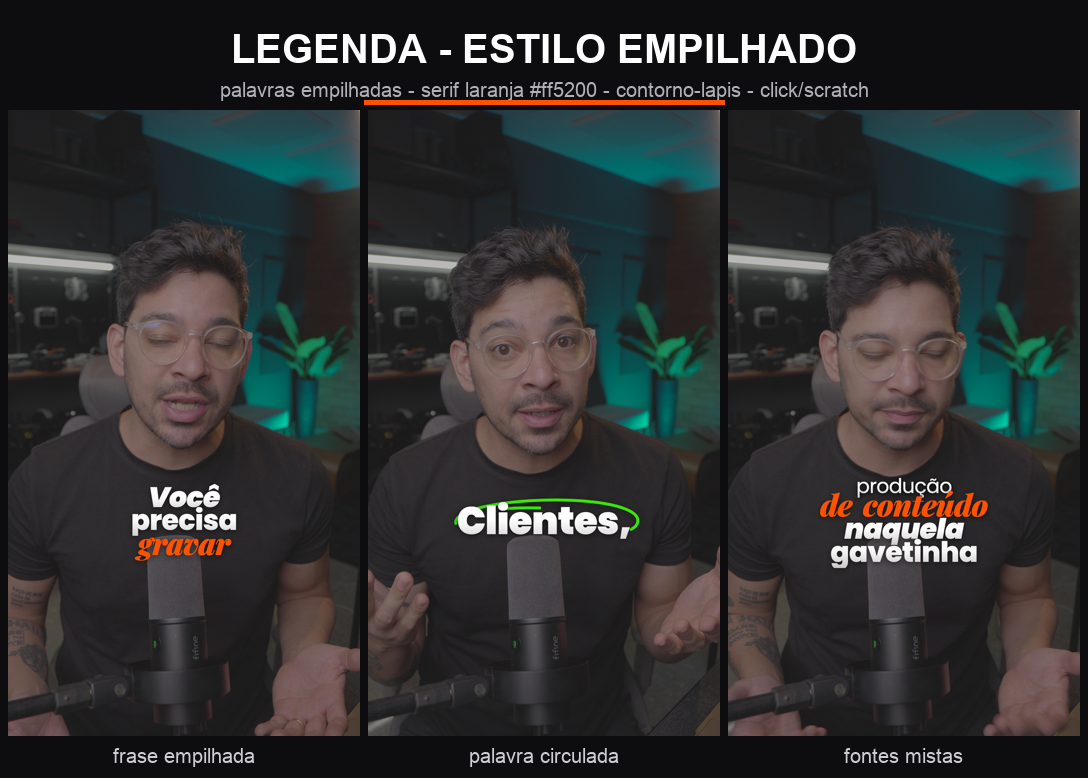
#> input picture assets/shortform/caption-styles/stacked.png, 1088 x 778 px
$ python -i color_pipeline.py   (imports and definitions only)   (older library calls are emulated)
#> lines starting #> are read from the running program, lines starting #| are printed output that depends on the picture
"""Per-take colour pipeline for multi-take edits shot in mixed / LOW light.

One look on top of unmatched takes amplifies their differences (one take noisy
and dark, the next warm and bright). This measures every take, CORRECTS it
toward a reference, then applies one shared look — the order a colourist works:

  1. denoise    hqdn3d, strength from the measured noise (luma + stronger chroma;
                temporal, which is where low-light grain is removed best)
  2. balance    neutral pixels (low saturation, mid-high luma: floors, walls,
                ceilings) pulled to grey by per-channel gains (--wb-strength)
  3. exposure   one monotone curve (pchip): black point → 0.02, the take's
                median → toward the reference median (--match), white point →
                0.94 with a soft shoulder above (headlights/reflections roll off
                instead of clipping)
  4. look       the shared creative grade (--look, a spaceless ffmpeg chain)
  5. clarity    mid-radius unsharp after the denoise (detail without grain)

Writes graded takes (same names) into --out, a before/after sheet (one frame
per take: top = in, bottom = out) and a JSON report with the spread of take
medians and the noise before/after — the numbers that say "the takes match".

Usage:
  python helpers/color_pipeline.py takes/*.mp4 --out graded/ --ref takes/hero.mp4 \
      --look "eq=contrast=1.14:brightness=-0.035:saturation=1.08,colorbalance=bs=0.06:bm=0.025:rh=0.025"
"""
from __future__ import annotations

import sys as _sys
# [5 lines not run here, left out]

import argparse
import json
import subprocess
from concurrent.futures import ThreadPoolExecutor
from pathlib import Path

import cv2
import numpy as np


# [10 lines left out: function samples, not called in this run]


def stats(frames: list[np.ndarray]) -> dict:
    Y, neutral, noise = [], [], []
    for f in frames:
        small = cv2.resize(f, (270, 480)).astype(np.float32)
        y = small @ np.array([0.2126, 0.7152, 0.0722], np.float32)
        Y.append(y.ravel())
        mx, mn = small.max(-1), small.min(-1)
        sat = (mx - mn) / np.maximum(mx, 1)
        m = (sat < 0.12) & (y > 70) & (y < 235)
        if m.sum() > 200:
            neutral.append(small[m].mean(0))
        g = cv2.cvtColor(f, cv2.COLOR_RGB2GRAY).astype(np.float32)
        hp = g - cv2.GaussianBlur(g, (0, 0), 1.2)
        grad = cv2.GaussianBlur(np.abs(cv2.Sobel(g, cv2.CV_32F, 1, 0)) + np.abs(cv2.Sobel(g, cv2.CV_32F, 0, 1)), (0, 0), 3)
        flat = grad <= np.quantile(grad, 0.3)
        noise.append(float(np.median(np.abs(hp[flat])) * 1.4826))
    Y = np.concatenate(Y)
    return {"p_black": float(np.quantile(Y, 0.005)), "p_shadow": float(np.quantile(Y, 0.20)),
            "median": float(np.median(Y)), "p_white": float(np.quantile(Y, 0.995)),
            "neutral_rgb": (np.mean(neutral, 0).tolist() if neutral else None), "noise": float(np.median(noise))}


# [36 lines left out: function chain, not called in this run]


def frame_at(p: Path, frac: float = 0.5) -> np.ndarray:
    cap = cv2.VideoCapture(str(p)); N = int(cap.get(7)); cap.set(1, int(N * frac)); ok, f = cap.read()
    return f


# [47 lines left out: function main, not called in this run]


# [2 lines not run here, left out]

>>> import cv2
>>> picture = cv2.cvtColor(cv2.imread('../assets/shortform/caption-styles/stacked.png'), cv2.COLOR_BGR2RGB)
#> the loop in stats, `for f in frames:` made 1 pass
#> pass 1, in stats, `small = cv2.resize(f, (270, 480)).astype(np.float32)`:
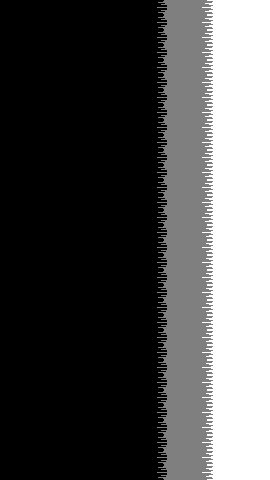
#> small: shape (480, 270) float32; min 13, max 15, mean 13.62; drawn with min black and max white
#> after the loop in stats, `for f in frames:`: Y = []
#> (the run stopped early here; a loop or call above may not have finished)
